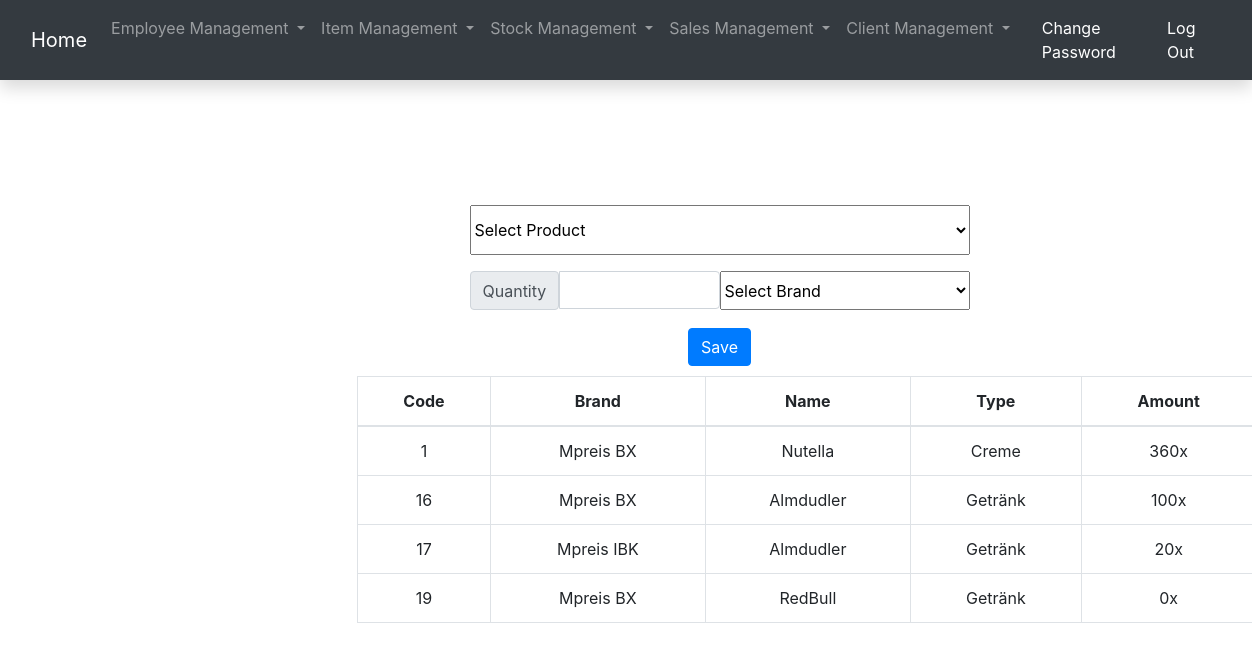
Page /Management/logged_in.php?choice=5 on the committed database.
### tables this page shows
CREATE TABLE `pf` (
  `pf_id` int(11) NOT NULL,
  `pf_menge` int(11) NOT NULL,
  `f_f_id` int(11) NOT NULL,
  `f_p_id` int(11) NOT NULL
);

CREATE TABLE `filiale` (
  `f_id` int(11) NOT NULL,
  `f_ort` varchar(40) NOT NULL,
  `f_name` varchar(40) NOT NULL
);

CREATE TABLE `produkt` (
  `p_id` int(11) NOT NULL,
  `p_name` varchar(40) NOT NULL,
  `p_typ` varchar(40) NOT NULL,
  `p_marke` varchar(40) NOT NULL,
  `p_preis` double NOT NULL,
  `p_besch` varchar(40) NOT NULL
);

### Management/add_item_to_stock.php (the view, shortened to what this page needs)
<div class="box2">
    <form action="logged_in.php?choice=5" method="post">
        <div class="input-group mb-3">
            <select name="selected_product" class="form-select" aria-label="Default select example"
                    style="width: 100%; height: 50px" required>
                <option selected>Select Product</option>
                <?php
                try {
                    $handler = new PDO('mysql:dbname=supermarket;host=localhost', 'root', '');
                } catch (Exception $e) {
                    print "Error!: " . $e->getMessage() . "<br/>";
                    die();
                }
                ?>
            </select>
        </div>
        <div class="input-group mb-2" id="qua">
            <span class="input-group-text" id="basic-addon1">Quantity</span>
            <input type="text" class="form-control" name="quantity" aria-label="quantity"
                   aria-describedby="basic-addon1" required>
        </div>
        <div class="input-group mb-2" id="bra">
            <select name="brand" class="form-select" aria-label="Default select example"
                    style="width: 100%; height: 100%" required>
                <option selected>Select Brand</option>
                <?php
                try {
                    $handler = new PDO('mysql:dbname=supermarket;host=localhost', 'root', '');
                } catch (Exception $e) {
                    print "Error!: " . $e->getMessage() . "<br/>";
                    die();
                }
                ?>
            </select>
        </div>
        <button type="submit" class="btn btn-primary" name="submit" value="save" style="margin-top: 10px">Save</button>
    </form>
</div>
<div class="table_items" style="width: 900px; justify-content: center;
    align-items: center;
    text-align: center;
    margin-top: 10px;
    margin-left: 28.5%;">
    <table class="table table-bordered border-dark sortable">
        <thead>
        <tr>
            <th scope="col">Code</th>
            <th scope="col">Brand</th>
            <th scope="col">Name</th>
            <th scope="col">Type</th>
            <th scope="col">Amount</th>
        </tr>
        </thead>
        <tbody>
        <?php
        try {
            $handler = new PDO('mysql:dbname=supermarket;host=localhost', 'root', '');
        } catch (Exception $e) {
            print "Error!: " . $e->getMessage() . "<br/>";
            die();
        }
        $handler->setAttribute(PDO::ATTR_ERRMODE, PDO::ERRMODE_EXCEPTION);
        $sql = $handler->prepare("select pf_id, f_name, p_name, p_typ, pf_menge from PF, Filiale, Produkt where f_f_id = Filiale.f_id and p_id = PF.f_p_id");
        $sql->execute();
        while ($result = $sql->fetch(PDO::FETCH_ASSOC)) {
            echo "<tr>";
            echo '<td>' . $result['pf_id'] . '</td>';
            echo '<td>' . $result['f_name'] . '</td>';
            echo '<td>' . $result['p_name'] . '</td>';
            echo '<td>' . $result['p_typ'] . '</td>';
            echo '<td>' . $result['pf_menge'] . 'x</td>';
            echo "</tr>";
        }
        ?>
        </tbody>
    </table>
</div>

### Management/style2.css (style rules this page uses)
body, html { height: 100%; scroll-behavior: smooth; }
.box2 { width: 500px; justify-content: center; align-items: center; text-align: center; margin-top: 10%; margin-left: 37.5%; }
#bra, #qua { float: left; height: 39px; width: 250px; }

### style.css (style rules this page uses)
body, html { height: 100%; scroll-behavior: smooth; }

### rows in the picture
pf: pf_id "1", f_f.f_name "Mpreis BX", f_p.p_name "Nutella", f_p.p_typ "Creme", pf_menge "360"
pf: pf_id "16", f_f.f_name "Mpreis BX", f_p.p_name "Almdudler", f_p.p_typ "Getränk", pf_menge "100"
pf: pf_id "17", f_f.f_name "Mpreis IBK", f_p.p_name "Almdudler", f_p.p_typ "Getränk", pf_menge "20"
pf: pf_id "19", f_f.f_name "Mpreis BX", f_p.p_name "RedBull", f_p.p_typ "Getränk", pf_menge "0"
